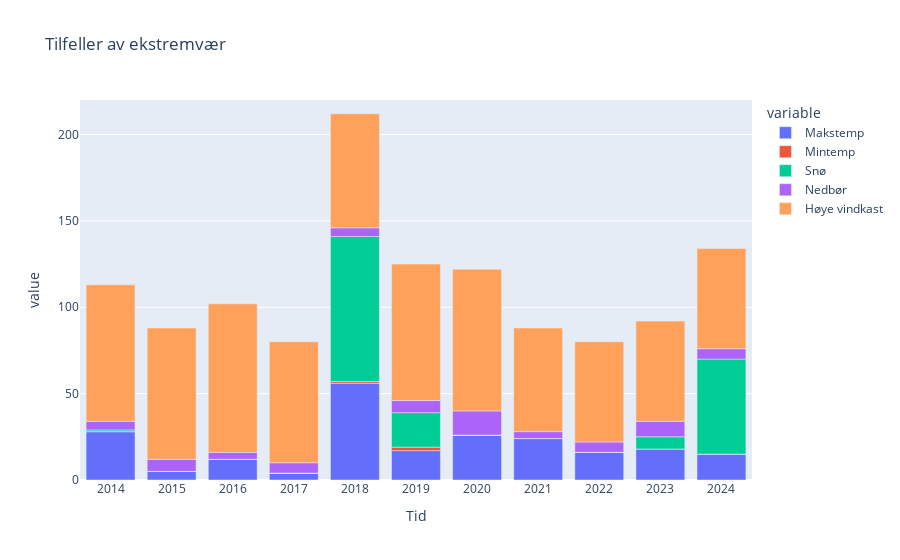

The notebook cell saved with this chart:
### Markdown cell above
### Ekstremvær
Denne grafen viser årlige forekomster av ekstremvær, fordelt på ulike værtyper som høy temperatur, lave temperaturer, nedbør, snø og sterke vindkast. Dette kan være nyttig for å identifisere klimatisk utvikling eller perioder med unormalt vær. Vi valgte stablet stolpediagram for å vise fordelingen av hvilken type ekstremvær det er, og generelt trender; om det er en stigning/nedgang i ekstremvær over årene.

### Code cell
extreme_weather = da.years_severity().reset_index().rename(columns={'index': 'Tid'})
dv.extreme_weather_cases(extreme_weather)

### Figure 1 — Plotly figure (JSON) as saved in the notebook; plotly's stock layout.template omitted (floating-point values rounded to 4 significant figures)
{"data": [{"hovertemplate": "variable=Makstemp<br>Tid=%{x}<br>value=%{y}<extra></extra>", "legendgroup": "Makstemp", "marker": {"color": "#636efa", "pattern": {"shape": ""}}, "name": "Makstemp", "orientation": "v", "showlegend": true, "textposition": "auto", "type": "bar", "x": [2014, 2015, 2016, 2017, 2018, 2019, 2020, 2021, 2022, 2023, 2024], "xaxis": "x", "y": [28, 5, 12, 4, 56, 17, 26, 24, 16, 18, 15], "yaxis": "y"}, {"hovertemplate": "variable=Mintemp<br>Tid=%{x}<br>value=%{y}<extra></extra>", "legendgroup": "Mintemp", "marker": {"color": "#EF553B", "pattern": {"shape": ""}}, "name": "Mintemp", "orientation": "v", "showlegend": true, "textposition": "auto", "type": "bar", "x": [2014, 2015, 2016, 2017, 2018, 2019, 2020, 2021, 2022, 2023, 2024], "xaxis": "x", "y": [0, 0, 0, 0, 1, 2, 0, 0, 0, 0, 0], "yaxis": "y"}, {"hovertemplate": "variable=Snø<br>Tid=%{x}<br>value=%{y}<extra></extra>", "legendgroup": "Snø", "marker": {"color": "#00cc96", "pattern": {"shape": ""}}, "name": "Snø", "orientation": "v", "showlegend": true, "textposition": "auto", "type": "bar", "x": [2014, 2015, 2016, 2017, 2018, 2019, 2020, 2021, 2022, 2023, 2024], "xaxis": "x", "y": [1, 0, 0, 0, 84, 20, 0, 0, 0, 7, 55], "yaxis": "y"}, {"hovertemplate": "variable=Nedbør<br>Tid=%{x}<br>value=%{y}<extra></extra>", "legendgroup": "Nedbør", "marker": {"color": "#ab63fa", "pattern": {"shape": ""}}, "name": "Nedbør", "orientation": "v", "showlegend": true, "textposition": "auto", "type": "bar", "x": [2014, 2015, 2016, 2017, 2018, 2019, 2020, 2021, 2022, 2023, 2024], "xaxis": "x", "y": [5, 7, 4, 6, 5, 7, 14, 4, 6, 9, 6], "yaxis": "y"}, {"hovertemplate": "variable=Høye vindkast<br>Tid=%{x}<br>value=%{y}<extra></extra>", "legendgroup": "Høye vindkast", "marker": {"color": "#FFA15A", "pattern": {"shape": ""}}, "name": "Høye vindkast", "orientation": "v", "showlegend": true, "textposition": "auto", "type": "bar", "x": [2014, 2015, 2016, 2017, 2018, 2019, 2020, 2021, 2022, 2023, 2024], "xaxis": "x", "y": [79, 76, 86, 70, 66, 79, 82, 60, 58, 58, 58], "yaxis": "y"}], "layout": {"barmode": "relative", "legend": {"title": {"text": "variable"}, "tracegroupgap": 0}, "title": {"text": "Tilfeller av ekstremvær"}, "xaxis": {"anchor": "y", "domain": [0, 1], "dtick": 1, "tickmode": "linear", "title": {"text": "Tid"}}, "yaxis": {"anchor": "x", "domain": [0, 1], "range": [0, 220], "title": {"text": "value"}}}}
